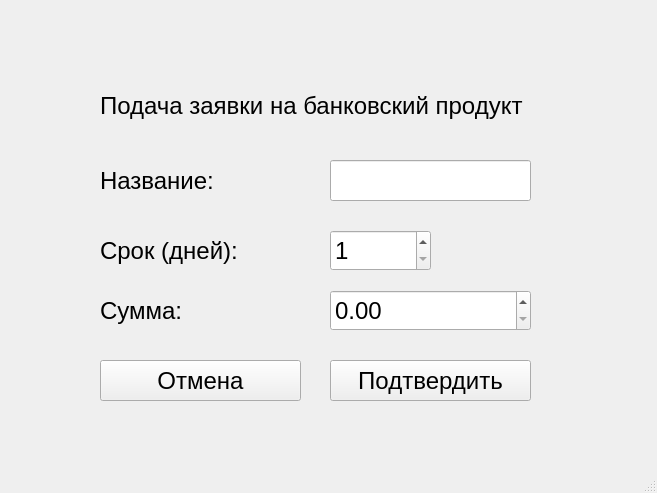
<?xml version="1.0" encoding="UTF-8"?>
<ui version="4.0">
 <class>MakeRequestWindow</class>
 <widget class="QMainWindow" name="MakeRequestWindow">
  <property name="geometry">
   <rect>
    <x>0</x>
    <y>0</y>
    <width>657</width>
    <height>493</height>
   </rect>
  </property>
  <property name="font">
   <font>
    <pointsize>18</pointsize>
   </font>
  </property>
  <property name="windowTitle">
   <string>BankProducts Application</string>
  </property>
  <widget class="QWidget" name="centralwidget">
   <widget class="QLabel" name="label">
    <property name="geometry">
     <rect>
      <x>100</x>
      <y>60</y>
      <width>471</width>
      <height>91</height>
     </rect>
    </property>
    <property name="text">
     <string>Подача заявки на банковский продукт</string>
    </property>
   </widget>
   <widget class="QLabel" name="label_3">
    <property name="geometry">
     <rect>
      <x>100</x>
      <y>160</y>
      <width>131</width>
      <height>41</height>
     </rect>
    </property>
    <property name="text">
     <string>Название:</string>
    </property>
   </widget>
   <widget class="QPushButton" name="ok">
    <property name="geometry">
     <rect>
      <x>330</x>
      <y>360</y>
      <width>201</width>
      <height>41</height>
     </rect>
    </property>
    <property name="text">
     <string>Подтвердить</string>
    </property>
   </widget>
   <widget class="QPushButton" name="cancel">
    <property name="geometry">
     <rect>
      <x>100</x>
      <y>360</y>
      <width>201</width>
      <height>41</height>
     </rect>
    </property>
    <property name="text">
     <string>Отмена</string>
    </property>
   </widget>
   <widget class="QLabel" name="label_6">
    <property name="geometry">
     <rect>
      <x>100</x>
      <y>290</y>
      <width>231</width>
      <height>41</height>
     </rect>
    </property>
    <property name="text">
     <string>Сумма:</string>
    </property>
   </widget>
   <widget class="QLabel" name="label_8">
    <property name="geometry">
     <rect>
      <x>100</x>
      <y>230</y>
      <width>161</width>
      <height>41</height>
     </rect>
    </property>
    <property name="text">
     <string>Срок (дней):</string>
    </property>
   </widget>
   <widget class="QLineEdit" name="nameEdit">
    <property name="geometry">
     <rect>
      <x>330</x>
      <y>160</y>
      <width>201</width>
      <height>41</height>
     </rect>
    </property>
    <property name="text">
     <string/>
    </property>
    <property name="maxLength">
     <number>100</number>
    </property>
    <property name="echoMode">
     <enum>QLineEdit::Normal</enum>
    </property>
    <property name="readOnly">
     <bool>true</bool>
    </property>
   </widget>
   <widget class="QSpinBox" name="duration">
    <property name="geometry">
     <rect>
      <x>330</x>
      <y>230</y>
      <width>101</width>
      <height>41</height>
     </rect>
    </property>
    <property name="minimum">
     <number>1</number>
    </property>
    <property name="maximum">
     <number>10000</number>
    </property>
    <property name="singleStep">
     <number>10</number>
    </property>
   </widget>
   <widget class="QDoubleSpinBox" name="sum">
    <property name="geometry">
     <rect>
      <x>330</x>
      <y>290</y>
      <width>201</width>
      <height>41</height>
     </rect>
    </property>
    <property name="minimum">
     <double>0.000000000000000</double>
    </property>
    <property name="maximum">
     <double>1000000000.000000000000000</double>
    </property>
    <property name="singleStep">
     <double>10000.000000000000000</double>
    </property>
   </widget>
  </widget>
  <widget class="QMenuBar" name="menubar">
   <property name="geometry">
    <rect>
     <x>0</x>
     <y>0</y>
     <width>657</width>
     <height>33</height>
    </rect>
   </property>
  </widget>
  <widget class="QStatusBar" name="statusbar"/>
 </widget>
 <resources/>
 <connections/>
</ui>
